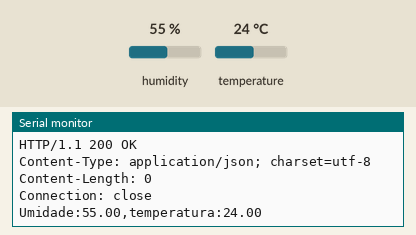
The sketch below on a simulated ESP8266 (NodeMCU). On the bench: the last lines printed to the serial monitor. The inputs (shaded band) are chosen by the test bench; at power-on: humidity 55 %, temperature 24 °C. WiFi joins after 1.5 s; servers stay silent unless stated; uploads are accepted with an empty reply.

Above: at 2.7 s.
2.8 s: humidity set to 22 %
At 4.42 s:
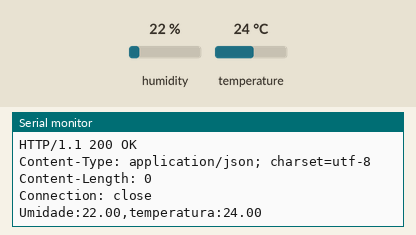
5.9 s: temperature set to 12 °C
At 6.81 s:
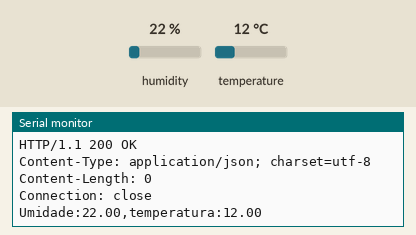
9.0 s: humidity set to 40 %
At 11.58 s:
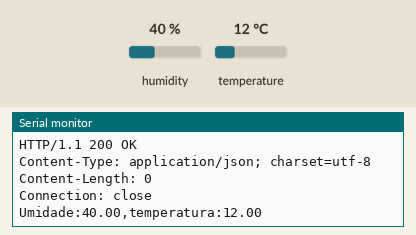
Timing chart, 0 to 13.1 s (numbered marks = the images above; inputs shaded):
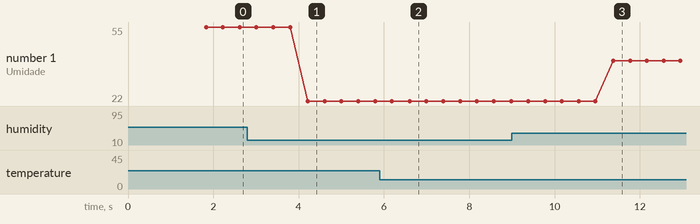

Measured:
- after the input at 2.8 s, the serial monitor: prints a new line after 1.3 s (image 1)
- after the input at 5.9 s, the serial monitor: prints a new line after 0.63 s (image 2)
- after the input at 9.0 s, the serial monitor: prints a new line after 2.3 s (image 3)
- plotted number 1: 55 → 22 after the input at 2.8 s, 22 → 40 after the input at 9.0 s

The sketch:

temperatura_umi_ubidots_http.ino
```cpp
#include <ESP8266WiFi.h>
#include "DHT.h"
#include "UbidotsMicroESP8266.h"

#define DHTPIN 13
#define DHTTYPE DHT11

#define ID_TEMPERATURA "5d35fd131d84725c0dfbd9da"
#define ID_UMIDADE "5d35fd3a1d84725cbea6715f"
#define TOKEN "BBFF-KDipF7tE4GwIqlFInbn1A1M48UP8ri"


DHT dht(DHTPIN, DHTTYPE);

const char* ssid = "GVT-3AB3";
const char* senha = "9003000533";

Ubidots cliente(TOKEN);

void setup() {
  Serial.begin(115200);
  dht.begin();
  delay(10);

  Serial.print("Conectando a rede:");
  Serial.println(ssid);
  WiFi.begin(ssid, senha);

  while (WiFi.status() != WL_CONNECTED){
    delay(500);
    Serial.print(".");
  }
  Serial.println("WiFi conectado");

}

void loop() {

  float u  = dht.readHumidity();
  float t = dht.readTemperature();

  if( isnan(t) || isnan(u) ){
    Serial.println("Falha de leitura");
  }

  cliente.add(ID_TEMPERATURA, t);
  cliente.add(ID_UMIDADE, u);
  cliente.sendAll();

  Serial.print("Umidade:");
  Serial.print(u);
  Serial.print(",");
  Serial.print("temperatura:");
  Serial.print(t);

  delay(100);
}
```
